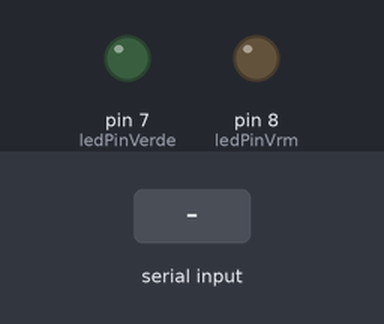
Recording of a sketch running on a simulated Arduino Uno, built with avr-gcc and run on an emulated ATmega328P. Parts: output pins drawn as LEDs (lit = HIGH). The test bench sets the inputs (shaded band).

Above: at 1.2 s.
1.3 s: "A" received over Serial
At 2.3 s:
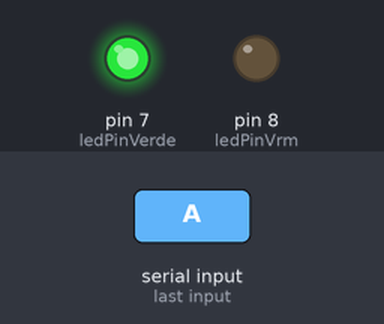
2.8 s: "B" received over Serial
At 3.5 s:
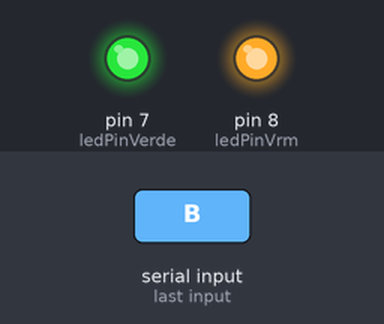
4.3 s: "a" received over Serial
At 4.6 s:
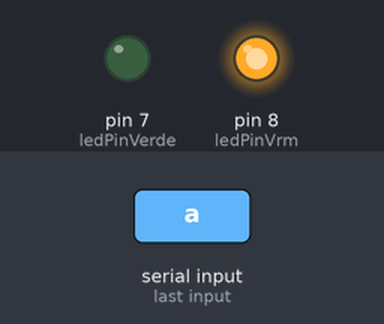
5.8 s: "b" received over Serial
At 7.0 s:
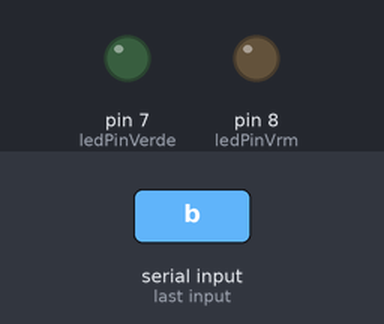
Timing chart, 0 to 8.3 s (numbered marks = the images above; inputs shaded):
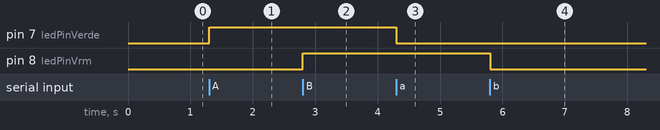

The sketch:

estacao_meteorologica.ino
```cpp
// Inclui a biblioteca do sensor DHT
#include "DHT.h"

// Configurações do Sensor DHT
#define DHTPIN 2       // Pino onde o sensor está conectado
#define DHTTYPE DHT11  // Define o tipo de sensor (DHT11)
DHT dht(DHTPIN, DHTTYPE);

// Pinos dos LEDs (como no projeto do PDF)
const int ledPinVerde = 7;
const int ledPinVrm = 8;

void setup() {
  // Inicia a comunicação serial para o Python
  Serial.begin(9600);

  // Inicia o sensor DHT
  dht.begin();

  // Configura os pinos dos LEDs como saída
  pinMode(ledPinVerde, OUTPUT);
  pinMode(ledPinVrm, OUTPUT);
}

void loop() {
  // Verifica se há algum comando vindo do Python
  if (Serial.available() > 0) {
    // Lê o caractere recebido
    char command = Serial.read();

    // Estrutura switch para tratar os comandos
    switch (command) {
      // Casos para controlar os LEDs (do projeto original)
      case 'A':
        digitalWrite(ledPinVerde, HIGH); // Liga LED 1 (Verde)
        break;
      case 'a':
        digitalWrite(ledPinVerde, LOW); // Desliga LED 1 (Verde)
        break;
      case 'B':
        digitalWrite(ledPinVrm, HIGH); // Liga LED 2 (Vermelho)
        break;
      case 'b':
        digitalWrite(ledPinVrm, LOW); // Desliga LED 2 (Vermelho)
        break;

      // --- NOSSO NOVO COMANDO ---
      case 'T':
        // Lê a temperatura e umidade
        float t = dht.readTemperature();
        float h = dht.readHumidity();

        // Verifica se a leitura falhou
        if (isnan(t) || isnan(h)) {
          Serial.println("ERRO");
        } else {
          // Envia os dados de volta para o Python no formato "temp;umid"
          Serial.print(t);
          Serial.print(";");
          Serial.println(h);
        }
        break;
    }
  }
}
```

Measured:
- after the input at 1.3 s, pin 7 (ledPinVerde): LOW → HIGH at once
- after the input at 2.8 s, pin 8 (ledPinVrm): LOW → HIGH at once
- after the input at 4.3 s, pin 7 (ledPinVerde): HIGH → LOW at once
- after the input at 5.8 s, pin 8 (ledPinVrm): HIGH → LOW at once
